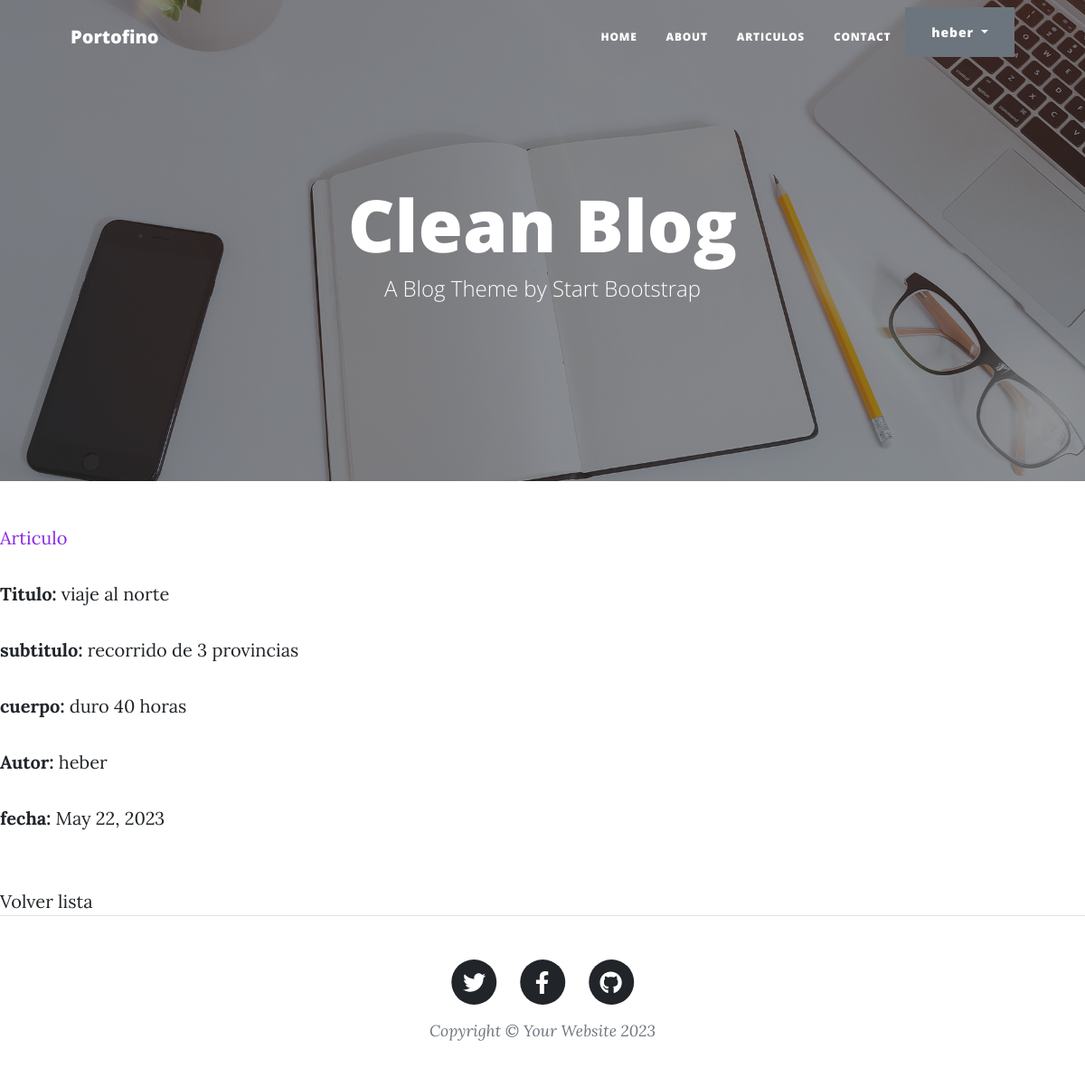
The app's page /AppBlog/ariculo/2/ (signed in) with its own data.
### AppBlog/models.py (models this page shows)
class Articulo(models.Model):
    titulo = models.CharField(max_length=64)
    subtitulo= models.CharField(max_length=150)
    cuerpo= models.TextField()
    Autor = models.CharField(max_length=64)
    fecha= models.DateField(null=True)
    creador = models.ForeignKey(User, on_delete=models.SET_NULL, null=True)

### AppBlog/views.py (the view)
# urls.py: path('ariculo/<int:pk>/', views.ArticuloDetailView.as_view(), name="articulo"),
class ArticuloDetailView(LoginRequiredMixin, DetailView):
   model = Articulo
   success_url = reverse_lazy('ListaArticulos')

### AppBlog/templates/AppBlog/articulo_detail.html
{% extends "AppBlog/padre.html" %}
{% load static %}
{% block contenidoQueCambia %}
    <p style="color:blueviolet"> Articulo </p>
    <p>
        <strong>Titulo:</strong> {{object.titulo}}
       </p>
       <p>
        <strong>subtitulo:</strong> {{object.subtitulo}}
       </p>
       <p>
        <strong>cuerpo:</strong> {{object.cuerpo}}
       </p>
       <p>
        <strong>Autor:</strong> {{object.Autor}}
       </p>
       <p>
        <strong>fecha:</strong> {{object.fecha}}
    </p>
    <br>
    <a href="{% url 'ListaArticulos' %}">Volver lista</a>
{% endblock %}

### AppBlog/templates/AppBlog/padre.html (shortened to what this page needs)
{% load static %}
<!DOCTYPE html>
<html lang="en">
    <head>
        {% load static %}
        <link href="{% static 'css/styles.css' %}" rel="stylesheet" />
    </head>
    <body>
        <nav class="navbar navbar-expand-lg navbar-light" id="mainNav">
            <div class="container px-4 px-lg-5">
                <a class="navbar-brand" href="{% url 'home' %}">Portofino</a>
                <div class="collapse navbar-collapse" id="navbarResponsive">
                    <ul class="navbar-nav ms-auto py-4 py-lg-0">
                        <li class="nav-item"><a class="nav-link px-lg-3 py-3 py-lg-4" href="{% url 'home' %}">Home</a></li>
                        <li class="nav-item"><a class="nav-link px-lg-3 py-3 py-lg-4" href="{% url 'about' %}">About</a></li>
                        <li class="nav-item"><a class="nav-link px-lg-3 py-3 py-lg-4" href="{% url 'ListaArticulos' %}">Articulos</a></li>
                        <li class="nav-item"><a class="nav-link px-lg-3 py-3 py-lg-4" href="contact.html">Contact</a></li>
                        {% if user.is_authenticated %}
                        <div class="dropdown">
                            <button class="btn btn-secondary dropdown-toggle" type="button" id="dropdownMenuButton1" data-bs-toggle="dropdown" aria-expanded="false">
                                <div style="display: inline-flex;">
                                    <span>{{ user.username }}</span>
                                </div>
                            </button>
                            </div>
                        </div>
                        {% else %}
                        <li class="nav-item"><a type="button" class="btn btn-dark" href="{% url 'login' %}">Iniciar Sesion</a></li>
                        <li class="nav-item"><a type="button" class="btn btn-primary" href="{% url 'registro' %}">Registrarme</a></li>
                        {% endif %}
                </div>
        </nav>
        <header class="masthead" style="background-image: url('assets/img/home-bg.jpg')">
            <div class="container position-relative px-4 px-lg-5">
                <div class="row gx-4 gx-lg-5 justify-content-center">
                    <div class="col-md-10 col-lg-8 col-xl-7">
                        <div class="site-heading">
                            <h1>Clean Blog</h1>
                            <span class="subheading">A Blog Theme by Start Bootstrap</span>
                        </div>
                    </div>
                </div>
            </div>
        </header>
        {% block contenidoQueCambia %}
        {% endblock %}
        <footer class="border-top">
            <div class="container px-4 px-lg-5">
                <div class="row gx-4 gx-lg-5 justify-content-center">
                    <div class="col-md-10 col-lg-8 col-xl-7">
                        <ul class="list-inline text-center">
                            <li class="list-inline-item">
                                <a href="#!">
                                    <span class="fa-stack fa-lg">
                                        <i class="fas fa-circle fa-stack-2x"></i>
                                        <i class="fab fa-twitter fa-stack-1x fa-inverse"></i>
                                    </span>
                                </a>
                            </li>
                            <li class="list-inline-item">
                                <a href="#!">
                                    <span class="fa-stack fa-lg">
                                        <i class="fas fa-circle fa-stack-2x"></i>
                                        <i class="fab fa-facebook-f fa-stack-1x fa-inverse"></i>
                                    </span>
                                </a>
                            </li>
                            <li class="list-inline-item">
                                <a href="#!">
                                    <span class="fa-stack fa-lg">
                                        <i class="fas fa-circle fa-stack-2x"></i>
                                        <i class="fab fa-github fa-stack-1x fa-inverse"></i>
                                    </span>
                                </a>
                            </li>
                        </ul>
                        <div class="small text-center text-muted fst-italic">Copyright &copy; Your Website 2023</div>
                    </div>
                </div>
            </div>
        </footer>
    </body>
</html>

### records on screen
Articulo: titulo "viaje al norte", subtitulo "recorrido de 3 provincias", cuerpo "duro 40 horas", Autor "heber", fecha "May 22, 2023"

### other values on screen
{{ user.username }} "heber"
